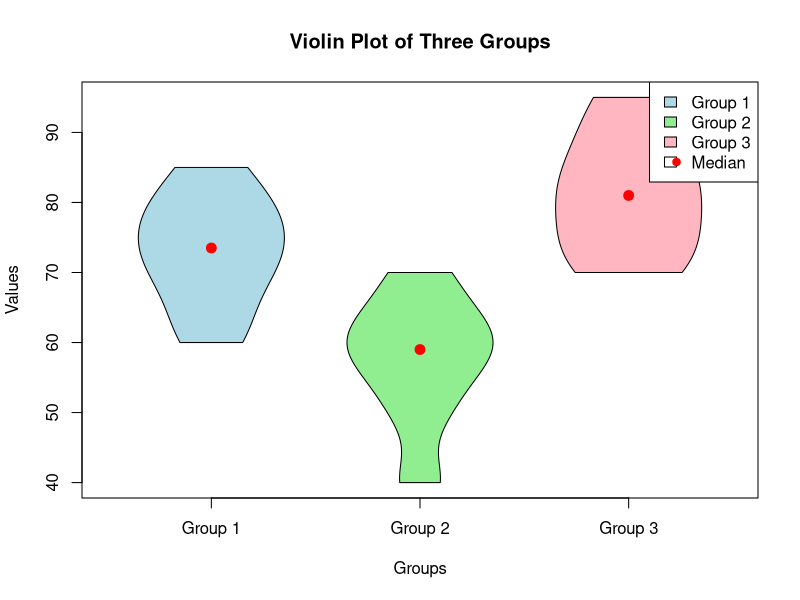

Recreate this plot in R.
g1 <- c(60, 65, 70, 72, 75, 78, 80, 85)

g2 <- c(40, 50, 55, 58, 60, 62, 65, 70)

g3 <- c(70, 72, 75, 80, 82, 85, 90, 95)

groups <- list(g1, g2, g3)

group_names <- c("Group 1", "Group 2", "Group 3")

# Calculate common plotting range
all_values <- c(g1, g2, g3)

plot(0, 0,
     type = "n",
     xlim = c(0.5, 3.5),
     ylim = range(all_values),
     xaxt = "n",
     xlab = "Groups",
     ylab = "Values",
     main = "Violin Plot of Three Groups")

axis(1, at = 1:3, labels = group_names)

# Draw violin polygons
for (i in 1:3) {
  
  d <- density(groups[[i]], cut = 0)
  
  # Normalize density width
  d$y <- d$y / max(d$y) * 0.35
  
  polygon(c(i - d$y, rev(i + d$y)),
          c(d$x, rev(d$x)),
          col = c("lightblue", "lightgreen",
                  "lightpink")[i],
          border = "black")
  
  # Add median point
  points(i, median(groups[[i]]),
         pch = 19,
         col = "red",
         cex = 1.3)
}

legend("topright",
       legend = c("Group 1", "Group 2", "Group 3",
                  "Median"),
       fill = c("lightblue", "lightgreen",
                "lightpink", NA),
       pch = c(NA, NA, NA, 19),
       col = c("black", "black", "black", "red"))
